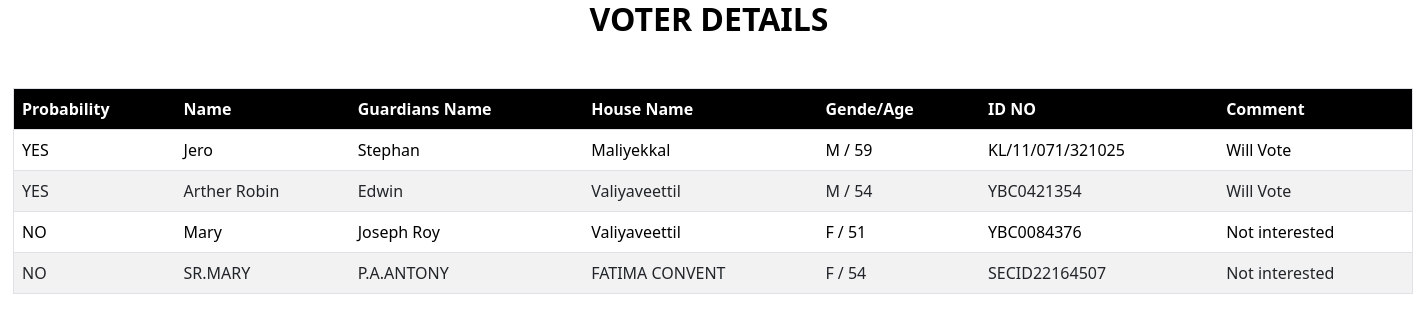
Page /viewvoterdetials/ on the committed database.
### electionapp/models.py (models this page shows, shortened)
class CommentModel(models.Model):
    PROBABILITY_CHOICE = (
        ('YES', 'YES'),
        ('NO', 'NO'),
    )
    catchchoice=[
        ('Verified','Verified'),
        ('NotVerified','NotVerified')
    ]
    choice = models.CharField(max_length=10, choices=PROBABILITY_CHOICE)
    comments = models.CharField(max_length=500)
    serialno = models.CharField(max_length=200, null=True, blank=True)
    name = models.CharField(max_length=200, null=True, blank=True)
    guardiansname = models.CharField(max_length=200, null=True, blank=True)
    houseno = models.CharField(max_length=200, null=True, blank=True)
    housename = models.CharField(max_length=200, null=True, blank=True)
    genderage = models.CharField(max_length=200, null=True, blank=True)
    idno = models.CharField(max_length=200, null=True, blank=True)
    userassigned = models.CharField(max_length=200, null=True, blank=True)
    Pollingstation_id = models.CharField(max_length=200, null=True, blank=True)
    verify_user=models.CharField(max_length=100,choices=catchchoice)

### electionapp/views.py (the view)
# urls.py: path('viewvoterdetials/', viewvoterdetials,name="viewvoterdetials"),
def viewvoterdetials(request):
    voter=CommentModel.objects.all()
    return render(request,'CounsilMember/viewvoterdetails.html',{'voter':voter})

### electionapp/templates/CounsilMember/viewvoterdetails.html (shortened to what this page needs)
<!DOCTYPE html>
<html lang="en">
<head>
    <link href="https://cdn.jsdelivr.net/npm/bootstrap@5.0.2/dist/css/bootstrap.min.css" rel="stylesheet">
</head>
<body style="background-color:white;">
<center>
    <h2 align="center" style="color:black"><b>VOTER DETAILS</b></h2>
  <table class="table table-striped   ms-2  " border="1" style="width:1400px;margin-top:50px;background-color:white;color:black;">
    <tr style="color:white;background-color:black;">
      <th>Probability</th>
      <th>Name</th>
      <th>Guardians Name</th>
      <th>House Name</th>
      <th>Gende/Age</th>
      <th>ID NO</th>
      <th>Comment</th>
    </tr>
  {% for i in voter %}
    <tr>
        <td>{{i.choice}}</td>
        <td>{{i.name}}</td>
        <td>{{i.guardiansname}}</td>
        <td>{{i.housename}}</td>
        <td>{{i.genderage}}</td>
        <td>{{i.idno}}</td>
        <td>{{i.comments}}</td>
  {% endfor %}
    </tr>
</table>
</center>
</body>
</html>

### rows in the picture
CommentModel: choice "YES", name "Jero", guardiansname "Stephan", housename "Maliyekkal", genderage "M / 59", idno "KL/11/071/321025", comments "Will Vote"
CommentModel: choice "YES", name "Arther Robin", guardiansname "Edwin", housename "Valiyaveettil", genderage "M / 54", idno "YBC0421354", comments "Will Vote"
CommentModel: choice "NO", name "Mary", guardiansname "Joseph Roy", housename "Valiyaveettil", genderage "F / 51", idno "YBC0084376", comments "Not interested"
CommentModel: choice "NO", name "SR.MARY", guardiansname "P.A.ANTONY", housename "FATIMA CONVENT", genderage "F / 54", idno "SECID22164507", comments "Not interested"
